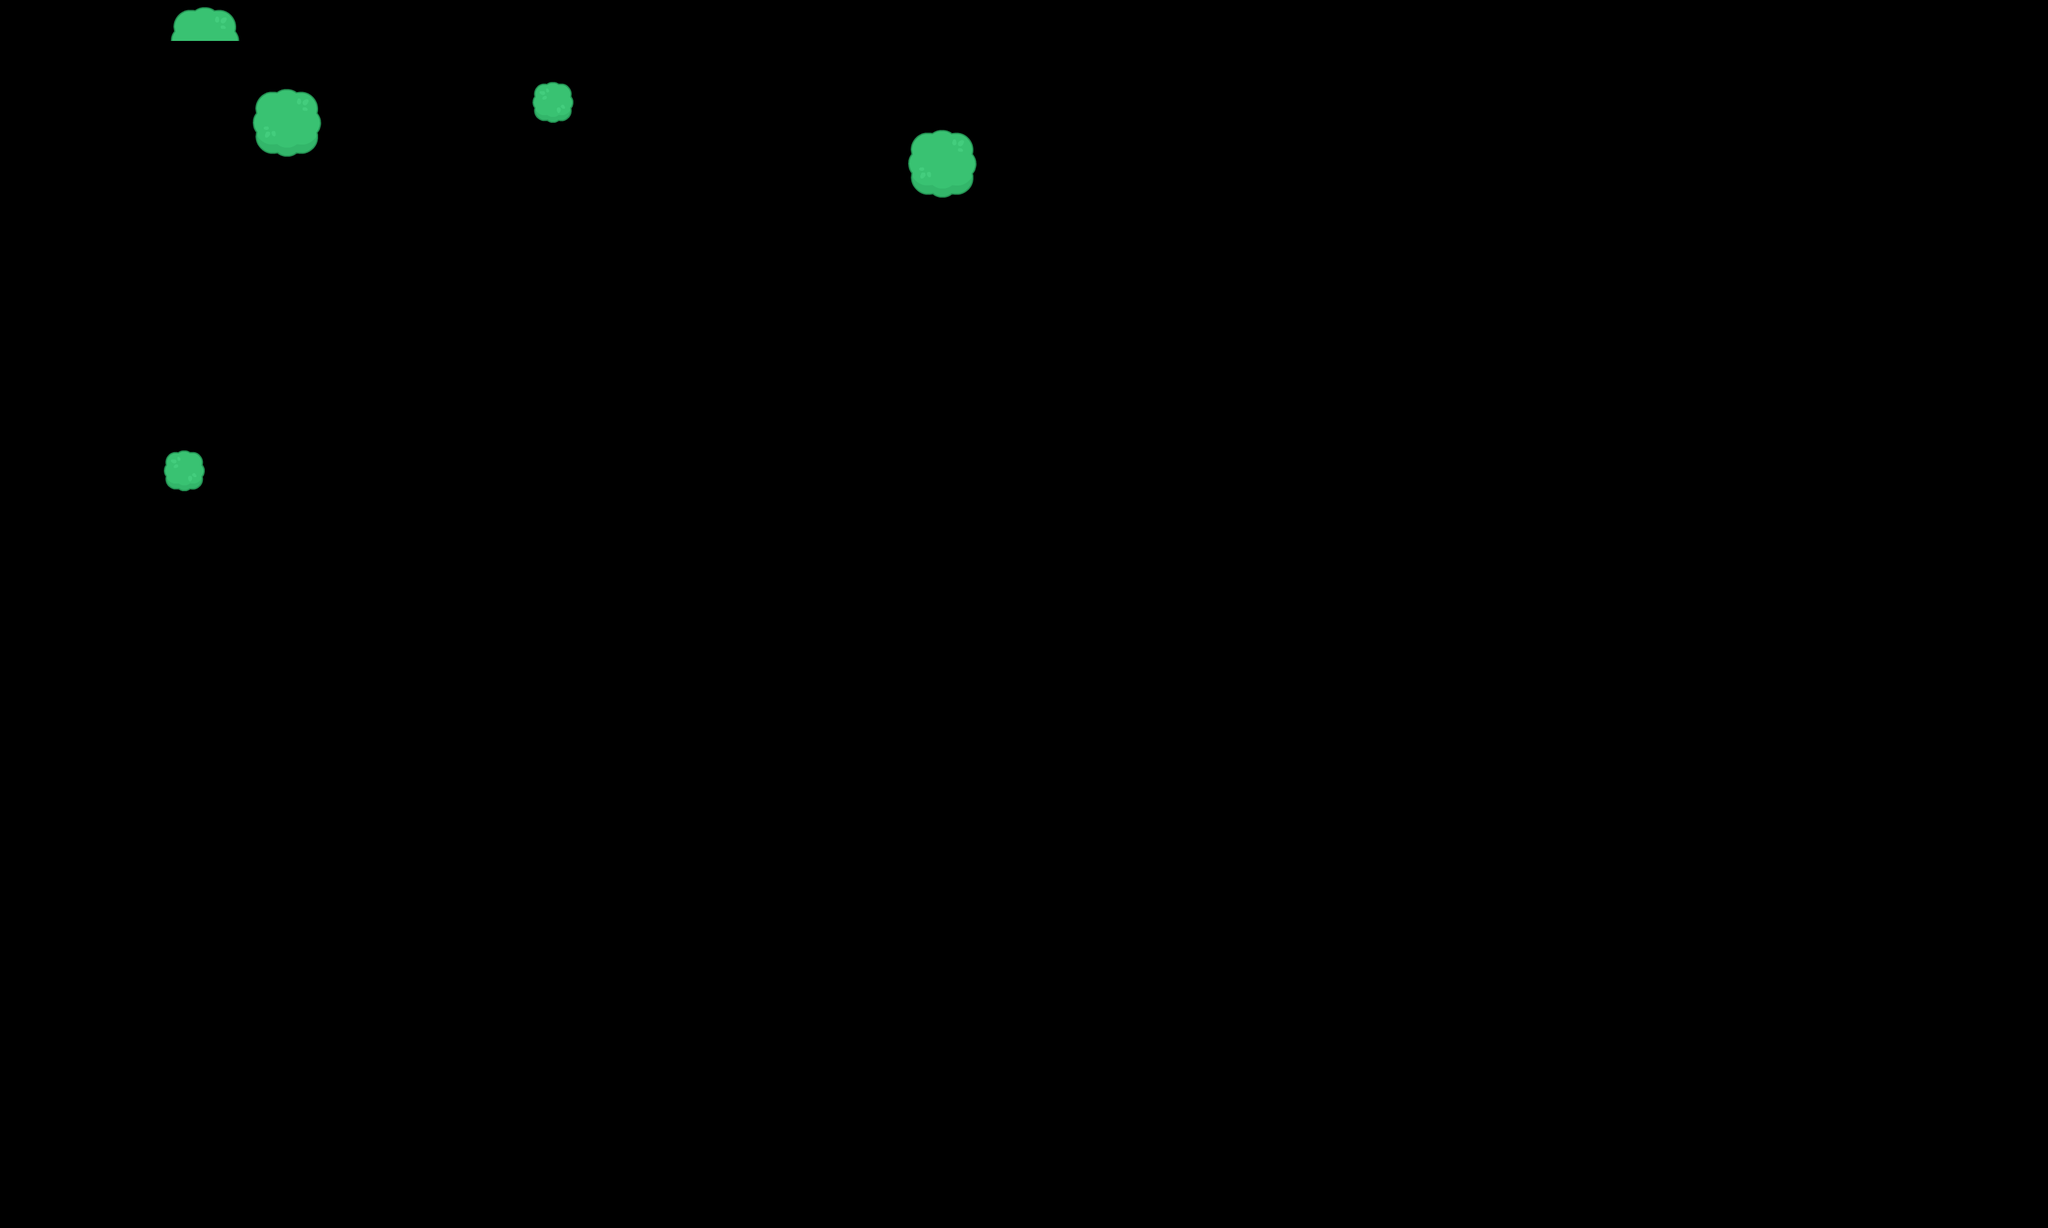

This game map was drawn from its Tiled (.tmx) file and the tilesets committed beside it. A one-line description and the full map source follow:
An orthogonal 50x30 tile map with 64x64 px tiles, 1 tile layer (Above_layer).

<map version="1.5" tiledversion="1.7.2" orientation="orthogonal" renderorder="right-down" width="50" height="30" tilewidth="64" tileheight="64" infinite="0" nextlayerid="3" nextobjectid="1">
 <tileset firstgid="1" source="spritesheet_tiles.tsx" />
 <layer id="2" name="Above_layer" width="50" height="30">
  <data encoding="csv">
0,0,0,0,181,182,0,0,0,0,0,0,0,0,0,0,0,0,0,0,0,0,0,0,0,0,0,0,0,0,0,0,0,0,0,0,0,0,0,0,0,0,0,0,0,0,0,0,0,0,
0,0,0,0,0,0,0,0,0,0,0,0,0,0,0,0,0,0,0,0,0,0,0,0,0,0,0,0,0,0,0,0,0,0,0,0,0,0,0,0,0,0,0,0,0,0,0,0,0,0,
0,0,0,0,0,0,181,182,0,0,0,0,0,183,0,0,0,0,0,0,0,0,0,0,0,0,0,0,0,0,0,0,0,0,0,0,0,0,0,0,0,0,0,0,0,0,0,0,0,0,
0,0,0,0,0,0,208,209,0,0,0,0,0,0,0,0,0,0,0,0,0,0,181,182,0,0,0,0,0,0,0,0,0,0,0,0,0,0,0,0,0,0,0,0,0,0,0,0,0,0,
0,0,0,0,0,0,0,0,0,0,0,0,0,0,0,0,0,0,0,0,0,0,208,209,0,0,0,0,0,0,0,0,0,0,0,0,0,0,0,0,0,0,0,0,0,0,0,0,0,0,
0,0,0,0,0,0,0,0,0,0,0,0,0,0,0,0,0,0,0,0,0,0,0,0,0,0,0,0,0,0,0,0,0,0,0,0,0,0,0,0,0,0,0,0,0,0,0,0,0,0,
0,0,0,0,0,0,0,0,0,0,0,0,0,0,0,0,0,0,0,0,0,0,0,0,0,0,0,0,0,0,0,0,0,0,0,0,0,0,0,0,0,0,0,0,0,0,0,0,0,0,
0,0,0,0,0,0,0,0,0,0,0,0,0,0,0,0,0,0,0,0,0,0,0,0,0,0,0,0,0,0,0,0,0,0,0,0,0,0,0,0,0,0,0,0,0,0,0,0,0,0,
0,0,0,0,0,0,0,0,0,0,0,0,0,0,0,0,0,0,0,0,0,0,0,0,0,0,0,0,0,0,0,0,0,0,0,0,0,0,0,0,0,0,0,0,0,0,0,0,0,0,
0,0,0,0,0,0,0,0,0,0,0,0,0,0,0,0,0,0,0,0,0,0,0,0,0,0,0,0,0,0,0,0,0,0,0,0,0,0,0,0,0,0,0,0,0,0,0,0,0,0,
0,0,0,0,0,0,0,0,0,0,0,0,0,0,0,0,0,0,0,0,0,0,0,0,0,0,0,0,0,0,0,0,0,0,0,0,0,0,0,0,0,0,0,0,0,0,0,0,0,0,
0,0,0,0,183,0,0,0,0,0,0,0,0,0,0,0,0,0,0,0,0,0,0,0,0,0,0,0,0,0,0,0,0,0,0,0,0,0,0,0,0,0,0,0,0,0,0,0,0,0,
0,0,0,0,0,0,0,0,0,0,0,0,0,0,0,0,0,0,0,0,0,0,0,0,0,0,0,0,0,0,0,0,0,0,0,0,0,0,0,0,0,0,0,0,0,0,0,0,0,0,
0,0,0,0,0,0,0,0,0,0,0,0,0,0,0,0,0,0,0,0,0,0,0,0,0,0,0,0,0,0,0,0,0,0,0,0,0,0,0,0,0,0,0,0,0,0,0,0,0,0,
0,0,0,0,0,0,0,0,0,0,0,0,0,0,0,0,0,0,0,0,0,0,0,0,0,0,0,0,0,0,0,0,0,0,0,0,0,0,0,0,0,0,0,0,0,0,0,0,0,0,
0,0,0,0,0,0,0,0,0,0,0,0,0,0,0,0,0,0,0,0,0,0,0,0,0,0,0,0,0,0,0,0,0,0,0,0,0,0,0,0,0,0,0,0,0,0,0,0,0,0,
0,0,0,0,0,0,0,0,0,0,0,0,0,0,0,0,0,0,0,0,0,0,0,0,0,0,0,0,0,0,0,0,0,0,0,0,0,0,0,0,0,0,0,0,0,0,0,0,0,0,
0,0,0,0,0,0,0,0,0,0,0,0,0,0,0,0,0,0,0,0,0,0,0,0,0,0,0,0,0,0,0,0,0,0,0,0,0,0,0,0,0,0,0,0,0,0,0,0,0,0,
0,0,0,0,0,0,0,0,0,0,0,0,0,0,0,0,0,0,0,0,0,0,0,0,0,0,0,0,0,0,0,0,0,0,0,0,0,0,0,0,0,0,0,0,0,0,0,0,0,0,
0,0,0,0,0,0,0,0,0,0,0,0,0,0,0,0,0,0,0,0,0,0,0,0,0,0,0,0,0,0,0,0,0,0,0,0,0,0,0,0,0,0,0,0,0,0,0,0,0,0,
0,0,0,0,0,0,0,0,0,0,0,0,0,0,0,0,0,0,0,0,0,0,0,0,0,0,0,0,0,0,0,0,0,0,0,0,0,0,0,0,0,0,0,0,0,0,0,0,0,0,
0,0,0,0,0,0,0,0,0,0,0,0,0,0,0,0,0,0,0,0,0,0,0,0,0,0,0,0,0,0,0,0,0,0,0,0,0,0,0,0,0,0,0,0,0,0,0,0,0,0,
0,0,0,0,0,0,0,0,0,0,0,0,0,0,0,0,0,0,0,0,0,0,0,0,0,0,0,0,0,0,0,0,0,0,0,0,0,0,0,0,0,0,0,0,0,0,0,0,0,0,
0,0,0,0,0,0,0,0,0,0,0,0,0,0,0,0,0,0,0,0,0,0,0,0,0,0,0,0,0,0,0,0,0,0,0,0,0,0,0,0,0,0,0,0,0,0,0,0,0,0,
0,0,0,0,0,0,0,0,0,0,0,0,0,0,0,0,0,0,0,0,0,0,0,0,0,0,0,0,0,0,0,0,0,0,0,0,0,0,0,0,0,0,0,0,0,0,0,0,0,0,
0,0,0,0,0,0,0,0,0,0,0,0,0,0,0,0,0,0,0,0,0,0,0,0,0,0,0,0,0,0,0,0,0,0,0,0,0,0,0,0,0,0,0,0,0,0,0,0,0,0,
0,0,0,0,0,0,0,0,0,0,0,0,0,0,0,0,0,0,0,0,0,0,0,0,0,0,0,0,0,0,0,0,0,0,0,0,0,0,0,0,0,0,0,0,0,0,0,0,0,0,
0,0,0,0,0,0,0,0,0,0,0,0,0,0,0,0,0,0,0,0,0,0,0,0,0,0,0,0,0,0,0,0,0,0,0,0,0,0,0,0,0,0,0,0,0,0,0,0,0,0,
0,0,0,0,0,0,0,0,0,0,0,0,0,0,0,0,0,0,0,0,0,0,0,0,0,0,0,0,0,0,0,0,0,0,0,0,0,0,0,0,0,0,0,0,0,0,0,0,0,0,
0,0,0,0,0,0,0,0,0,0,0,0,0,0,0,0,0,0,0,0,0,0,0,0,0,0,0,0,0,0,0,0,0,0,0,0,0,0,0,0,0,0,0,0,0,0,0,0,0,0
</data>
 </layer>
</map>
